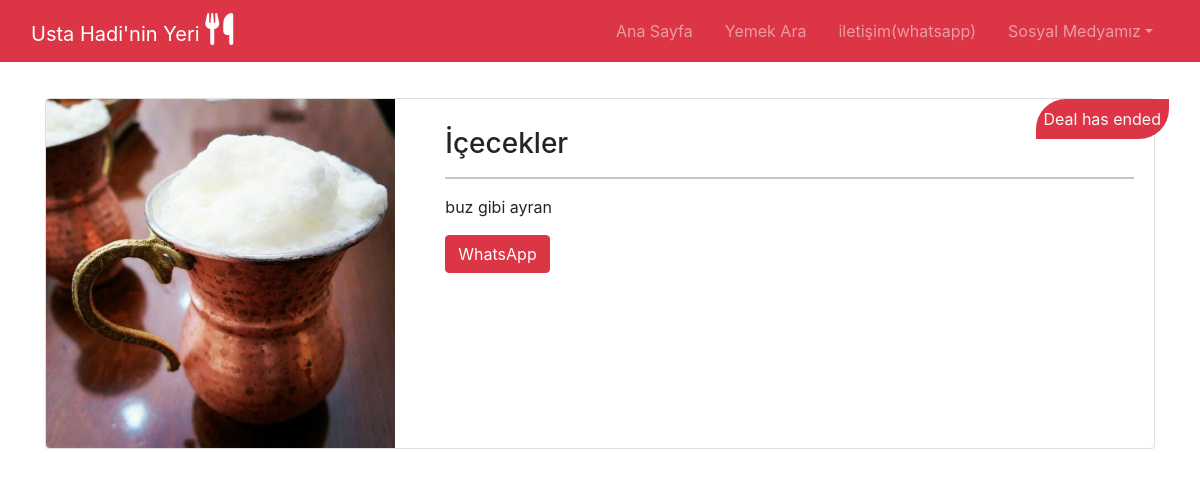
/hotdeal/view/7/, run on the app's committed database.
### products/models.py (models this page shows, shortened)
class Hotdeals(models.Model):
    title = models.CharField(max_length=100)
    image = models.ImageField(default='hotDeal_def.jpg', upload_to='hotdeal_pics/')
    description = models.TextField()
    oldPrice = models.DecimalField(max_digits=6, decimal_places=2)
    newPrice = models.DecimalField(max_digits=6, decimal_places=2)
    buyingMassage = models.TextField(default='رسالة الشراء')
    category = models.ForeignKey(Category, on_delete=models.CASCADE)
    sender_id = models.IntegerField()
    end_time = models.DateTimeField()

### pages/models.py (models this page shows, shortened)
class Category(models.Model):
    name = models.CharField(max_length=100)
    restaurant = models.ForeignKey('Profile', on_delete=models.CASCADE, related_name='categories')

### pages/views.py (the view)
# urls.py: path("hotdeal/view/<int:hotdeal_id>/", views.viewHotdeal, name='viewHotdeal'),
def viewHotdeal(request, hotdeal_id):
    user = request.user
    categories = Category.objects.filter(restaurant=restaurant)
    currentHotdeal = Hotdeals.objects.get(id=hotdeal_id)
    return render(request, 'products/view/viewHotdeal.html',
                  {
                    "thisPage": 'viewHotdeal',
                    'restaurant': restaurant,
                    'categories': categories,
                    'hotdeal': currentHotdeal,
                    'user': user})

### templates/products/view/viewHotdeal.html (shortened to what this page needs)
{% extends 'base.html' %} {% block content %}
<div class="container mt-5">
  <div class="card mb-3 position-relative">
  <div class="row g-0">
    <div class="col-md-4">
      <img src="{{ hotdeal.image.url }}" alt="Product Image" class="img-fluid rounded-start"/>
    </div>
    <div class="col-md-8">
      <div class="card-body">
        <h3>{{ hotdeal.category.name }}</h3>
        <hr>
        <p class="card-text">{{ hotdeal.description }}</p>
        <p class="text-light card-text countdown bg-danger text-center position-absolute top-0 end-0 p-2  " style="border-radius:30px 0px 30px 0px; " data-end-time="{{ hotdeal.end_time|date:'c' }}"></p>
        <a
          href="https://wa.me/{{restaurant.whatsapp}}/?text={{hotdeal.buyingMassage}}"
          target="_blank" class="text-decoration-none btn btn-danger"
          >WhatsApp</a
        >
      </div>
    </div>
  </div>
</div>
</div>
{% endblock %}

### static/css/base.css (style rules this page uses)
body { background-color: greenyellow; }

### templates/navbar.html (style rules this page uses)
.container { padding-top: 50px; }

### data on the page
Hotdeals: image (picture), category.name "İçecekler", description "buz gibi ayran"
